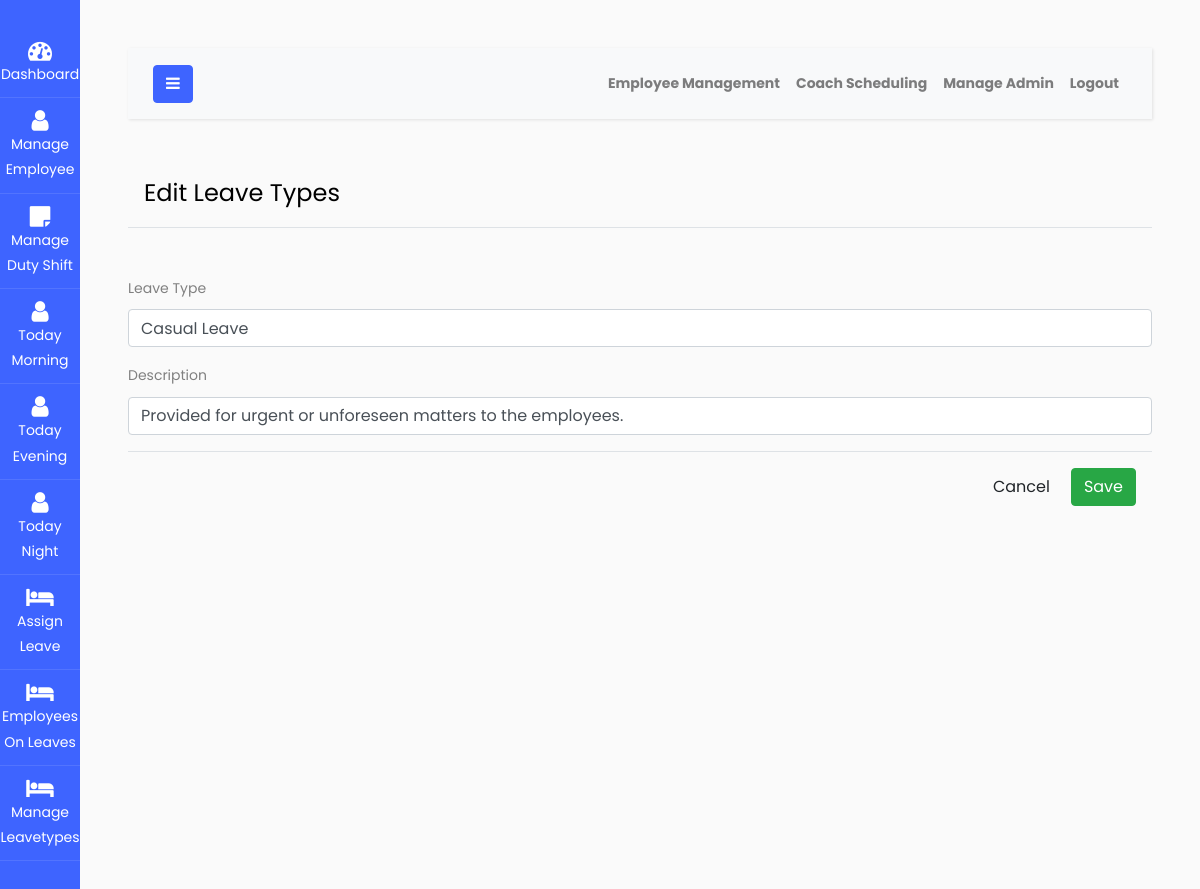
/edit_leavetype_form.php?id=1 (signed in), run on the app's committed database.
### tables this page shows
CREATE TABLE IF NOT EXISTS `leavetype` (
  `leaveid` int(100) NOT NULL AUTO_INCREMENT,
  `leavetype` varchar(200) DEFAULT NULL,
  `description` mediumtext,
  `creationdate` timestamp NOT NULL DEFAULT CURRENT_TIMESTAMP,
  PRIMARY KEY (`leaveid`)
);

### edit_leavetype_form.php (the view, shortened to what this page needs)
<?php include "auth.php" ?>
<!DOCTYPE html>
<html lang="en">
<head>
</head>
<body>
<?php include 'admin_dash.php' ?>
		<div><form action="edit_leavetype.php" method="post">
				<div class="modal-header">
					<h4 class="modal-title">Edit Leave Types</h4>
				</div>
                <?php
                    $sql = "SELECT * FROM leavetype WHERE leaveid = '$_GET[id]'";
                    $query = mysqli_query($conn,$sql);
                    $res = mysqli_fetch_array($query);
                ?>
				<div class="modal-body">
					</div>
					<div class="form-group">
						<label>Leave Type</label>
						<input type="text" class="form-control" name="leavetype" value="<?php echo $res['leavetype']; ?>" required>
					</div>
					<div class="form-group">
						<label>Description</label>
						<input type="text" class="form-control" name="description" value="<?php echo $res['description']; ?>" required>
					</div>
				</div>
				<div class="modal-footer">
                <a href="manage_leavetype.php" class="btn btn-default">Cancel</a>
					<input type="submit" class="btn btn-success" name="edit" value="Save">
				</div>
</body>
</html>

### data on the page
leavetype: leavetype "Casual Leave", description "Provided for urgent or unforeseen matters to the employees."
